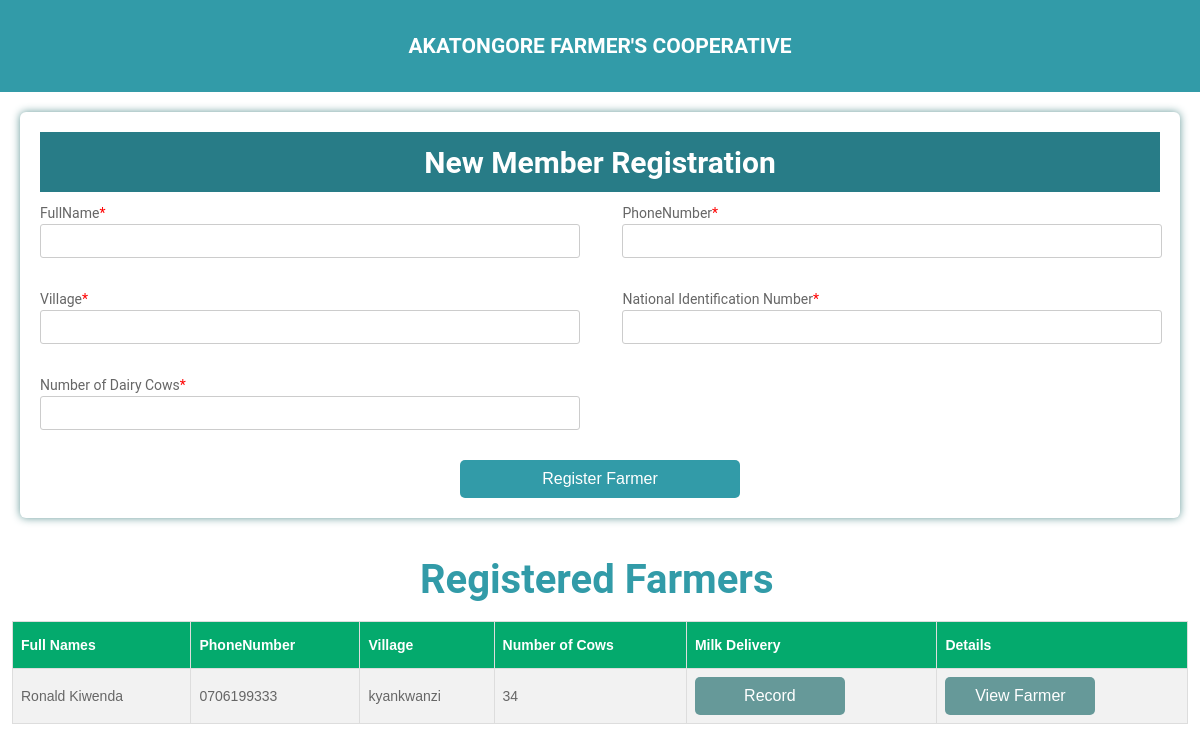
The app's page /, older data.
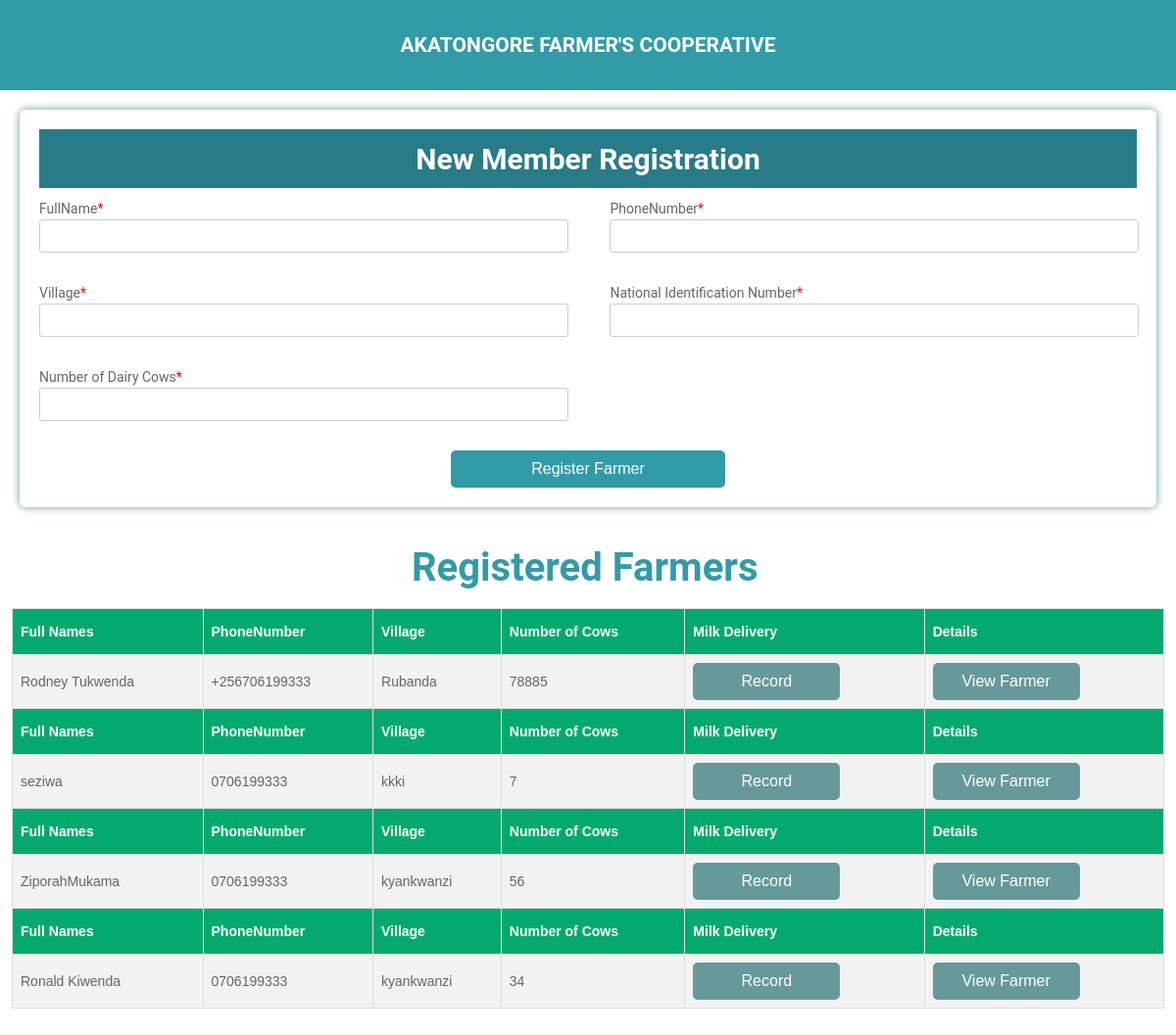
The same page, newer data.
### diaryApp/models.py (models this page shows, shortened)
class Farmer(models.Model):
    names = models.CharField(max_length=1000)
    phone = models.CharField(max_length=1000)
    village = models.CharField(max_length=1000)
    nin = models.CharField(max_length=1000)
    cows= models.CharField(max_length=1000)

### diaryApp/views.py (the view, shortened to what this page needs)
# urls.py: path('', views.index, name='index'),
def index(request):
    farmer = Farmer.objects.all()
    return render(request, "index.html",{'farmers':farmer})

### templates/index.html (shortened to what this page needs)
<!DOCTYPE html>
<html>
<head>
</head>
<div id="myDIV" class="header">
  <h2 style="margin:5px">AKATONGORE FARMER'S COOPERATIVE</h2>
</div>
<div class="testbox">
  <form action="/" method='POST'>
    <div class="banner">
      <h1>New Member Registration</h1>
    </div>
      <div class="colums">
      <div class="item">
        <label for="names"> FullName<span>*</span></label>
        <input id="names" type="text" name="names" required />
      </div>
      <div class="item">
        <label for="phone">PhoneNumber<span>*</span></label>
        <input id="phone" type="tel" name="phone" required />
      </div>
      <div class="item">
        <label for="village">Village<span>*</span></label>
        <input id="village" type="text" name="village" required />
      </div>
      <div class="item">
        <label for="nin">National Identification Number<span>*</span></label>
        <input id="nin" type="text" name="nin" required />
      </div>
      <div class="item">
        <label for="cows">Number of Dairy Cows<span>*</span></label>
        <input id="cows" type="number" name="cows" required />
      </div>
    </div>
    <div class="btn-block">
      <button type="submit" class="addBtn">Register Farmer</button>
    </div>
  </form>
  </div>
  <div>
  <h1 style="margin-left: 35%">Registered Farmers</h1>
  <table id="farmers">
    {% for farmer in farmers reversed %}
    <tr>
      <th>Full Names</th>
      <th>PhoneNumber</th>
      <th>Village</th>
      <th>Number of Cows</th>
      <th>Milk Delivery</th>
      <th>Details</th>
    </tr>
    <tr>
      <td>{{farmer.names}}</td>
      <td>{{farmer.phone}}</td>
      <td>{{farmer.village}}</td>
      <td>{{farmer.cows}}</td>
      <td><button>Record</button></td>
      <td><button>View Farmer</button></td>
    </tr>
    {% endfor %}
  </table>
  </div>
  </body>
</html>

### templates/index.html (style rules this page uses)
html, body { min-height: 100%; }
.header { background-color: #329ba8; padding: 30px 40px; color: white; text-align: center; }
.addBtn { padding: 10px; width: 25%; background: #329ba8; color: white; float: center; text-align: center; font-size: 16px; cursor: pointer; transition: 0.3s; border-radius: 5; }
body, div, form, input, select, textarea, table, label, p { padding: 10; margin: 0; outline: none; font-family: Roboto, Arial, sans-serif; font-size: 14px; color: #666; line-height: 22px; }
h1 { position: relative; margin: 0; font-size: 40px; color: #329ba8; z-index: 2; line-height: 83px; }
.testbox { display: flex; justify-content: center; align-items: center; height: inherit; padding: 20px; }
form { width: 100%; padding: 20px; border-radius: 6px; background: #fff; box-shadow: 0 0 8px #669999; }
.banner { position: relative; height: 60px; background-color: #329ba8; background-size: cover; display: flex; justify-content: center; align-items: center; text-align: center; }
.banner > h1 { color: white; font-size: 30px; }
.banner::after { content: ""; background-color: rgba(0, 0, 0, 0.2); position: absolute; width: 100%; height: 100%; }
input, select, textarea { margin-bottom: 10px; border: 1px solid #ccc; border-radius: 3px; }
input { width: calc(100% - 10px); padding: 5px; }
.item { position: relative; margin: 10px 0; }
.item span { color: red; }
.colums { display: flex; justify-content: space-between; flex-direction: row; flex-wrap: wrap; }
.colums div { width: 48%; }
.btn-block { margin-top: 10px; text-align: center; }
button { width: 150px; padding: 10px; border: none; border-radius: 5px; background: #669999; font-size: 16px; color: #fff; cursor: pointer; }
#farmers { font-family: Arial, Helvetica, sans-serif; border-collapse: collapse; width: 98%; margin-left: 1%; margin-bottom: 10%; }
#farmers td, #farmers th { border: 1px solid #ddd; padding: 8px; }
#farmers tr:nth-child(even) { background-color: #f2f2f2; }
#farmers th { padding-top: 12px; padding-bottom: 12px; text-align: left; background-color: #04AA6D; color: white; }

Row changes from the older to the newer data that the page shows:
added Farmer: names "Rodney Tukwenda", phone "+256706199333", village "Rubanda", cows "78885"
added Farmer: names "seziwa", phone "0706199333", village "kkki", cows "7"
added Farmer: names "ZiporahMukama", phone "0706199333", village "kyankwanzi", cows "56"
